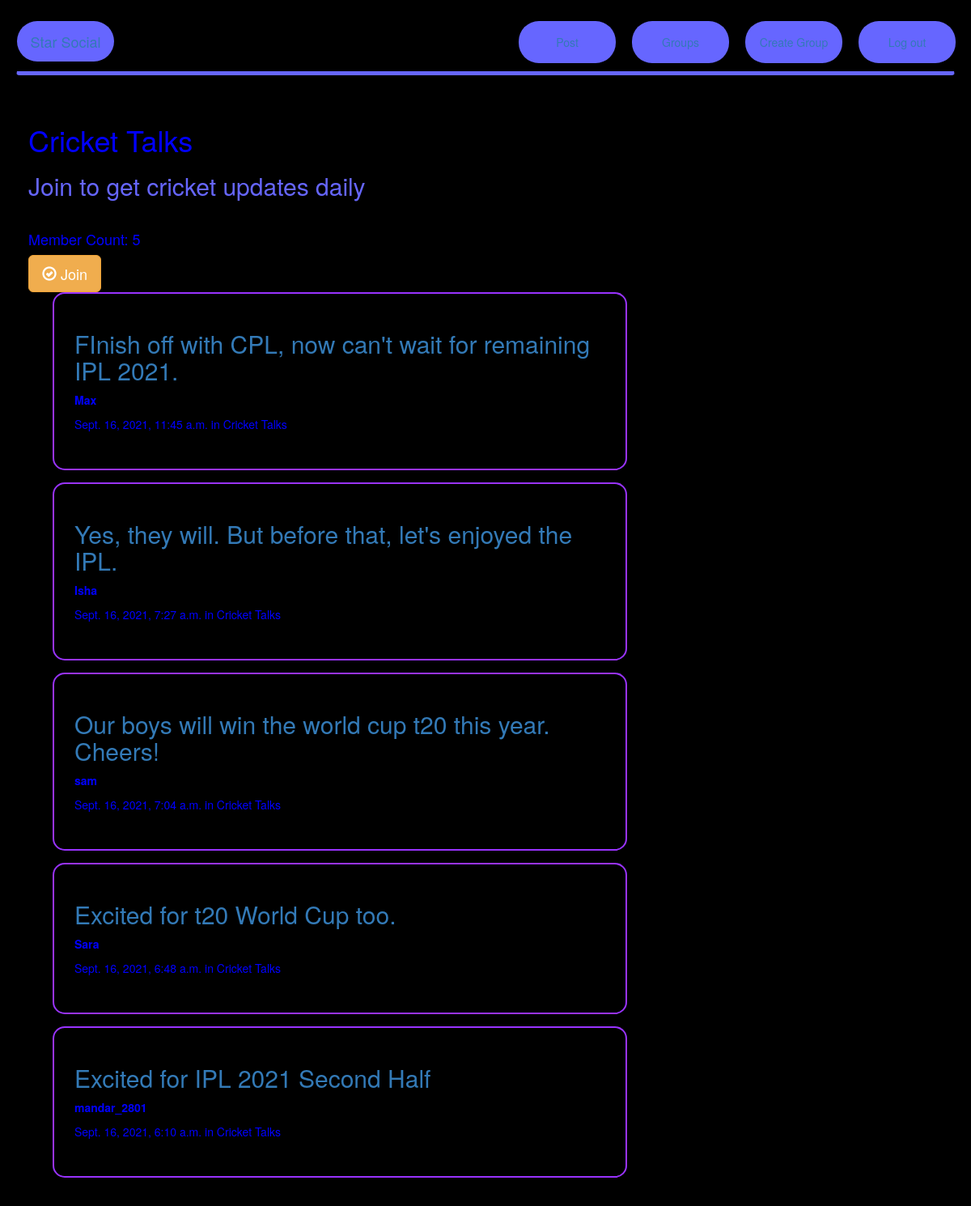
Page /groups/posts/in/cricket-talks/ (signed in) on the committed database.
### groups/models.py (models this page shows, shortened)
class Group(models.Model):
    name = models.CharField(max_length=255, unique=True)
    slug = models.SlugField(allow_unicode=True, unique=True)
    description = models.TextField(blank=True, default='')
    description_html = models.TextField(editable=False, default='', blank=True)
    members = models.ManyToManyField(User,through="GroupMember")
    class Meta:
        ordering = ["name"]

### posts/models.py (models this page shows, shortened)
class Post(models.Model):
    user = models.ForeignKey(User, related_name="posts",on_delete=models.CASCADE)
    created_at = models.DateTimeField(auto_now=True)
    message = models.TextField()
    message_html = models.TextField(editable=False)
    group = models.ForeignKey(Group, related_name="posts",null=True, blank=True, on_delete=models.CASCADE)
    class Meta:
        ordering = ["-created_at"]
        unique_together = ["user", "message"]

### groups/views.py (the view)
# urls.py: path('posts/in/<slug:slug>/', views.SingleGroup.as_view(),name="single"),
class SingleGroup(generic.DetailView):
    model = Group

### groups/templates/groups/group_detail.html
{% extends "groups/group_base.html" %}
{% block pregroup %}
<h1>{{ group.name }}</h1>
<h2 class="groupDescription" >{{ group.description }}</h2>
<br>
<h4> Member Count: {{group.members.count}}</h4>
  <div class="content">
				{% if user in group.members.all %}
					<a href="{% url 'groups:leave' slug=group.slug %}" class="btn btn-lg btn-fill btn-warning">
            <span class="glyphicon glyphicon-remove-circle"></span> Leave
          </a>
				{% else %}
					<a href="{% url 'groups:join' slug=group.slug %}" class="btn btn-lg btn-fill btn-warning">
            <span class="glyphicon glyphicon-ok-circle"></span> Join
          </a>
				{% endif %}
    </div>
{% endblock %}
{% block group_content %}
    <div class="col-md-8">
    {% if group.posts.count == 0 %}
      	<h2>No posts in this group yet!</h2>
	  {% else %}
		    {% for post in group.posts.all %}
		  	    {% include "posts/_post.html" %}
		    {% endfor %}
	  {% endif %}
    </div>
{% endblock %}

### posts/templates/posts/_post.html (shortened to what this page needs)
<div class="post media postBody">
	<div class="media-body">
		<h2><a href="{% url 'posts:single' username=post.user.username pk=post.pk %}">{{  post.message }}</a></h2>
		<strong>{{ post.user.username }}</strong>
		<time class="time">{{ post.created_at }}</time>
		{% if post.group %}
		<span class="group-name">in {{ post.group.name }}</span>
		{% endif %}
        <br>
		<br>
	</div>
</div>

### static/css/master.css (style rules this page uses)
html, body { height: 100%; width: 100%; overflow: hidden; background-color: black; margin: 0; }
.postBody { background-color: black; padding : 25px; margin: 15px; border-radius: 15px; margin-right: 25px; border: 2px solid #9933ff; }
.groupDescription { color: #6666ff; }

### rows in the picture
Group: name "Cricket Talks", description "Join to get cricket updates daily", members.count "5"
Post: message "FInish off with CPL, now can't wait for remaining IPL 2021.", user.username "Max", created_at "Sept. 16, 2021, 11:45 a.m.", group.name "Cricket Talks"
Post: message "Yes, they will. But before that, let's enjoyed the IPL.", user.username "Isha", created_at "Sept. 16, 2021, 7:27 a.m.", group.name "Cricket Talks"
Post: message "Our boys will win the world cup t20 this year. Cheers!", user.username "sam", created_at "Sept. 16, 2021, 7:04 a.m.", group.name "Cricket Talks"
Post: message "Excited for t20 World Cup too.", user.username "Sara", created_at "Sept. 16, 2021, 6:48 a.m.", group.name "Cricket Talks"
Post: message "Excited for IPL 2021 Second Half", user.username "mandar_2801", created_at "Sept. 16, 2021, 6:10 a.m.", group.name "Cricket Talks"
